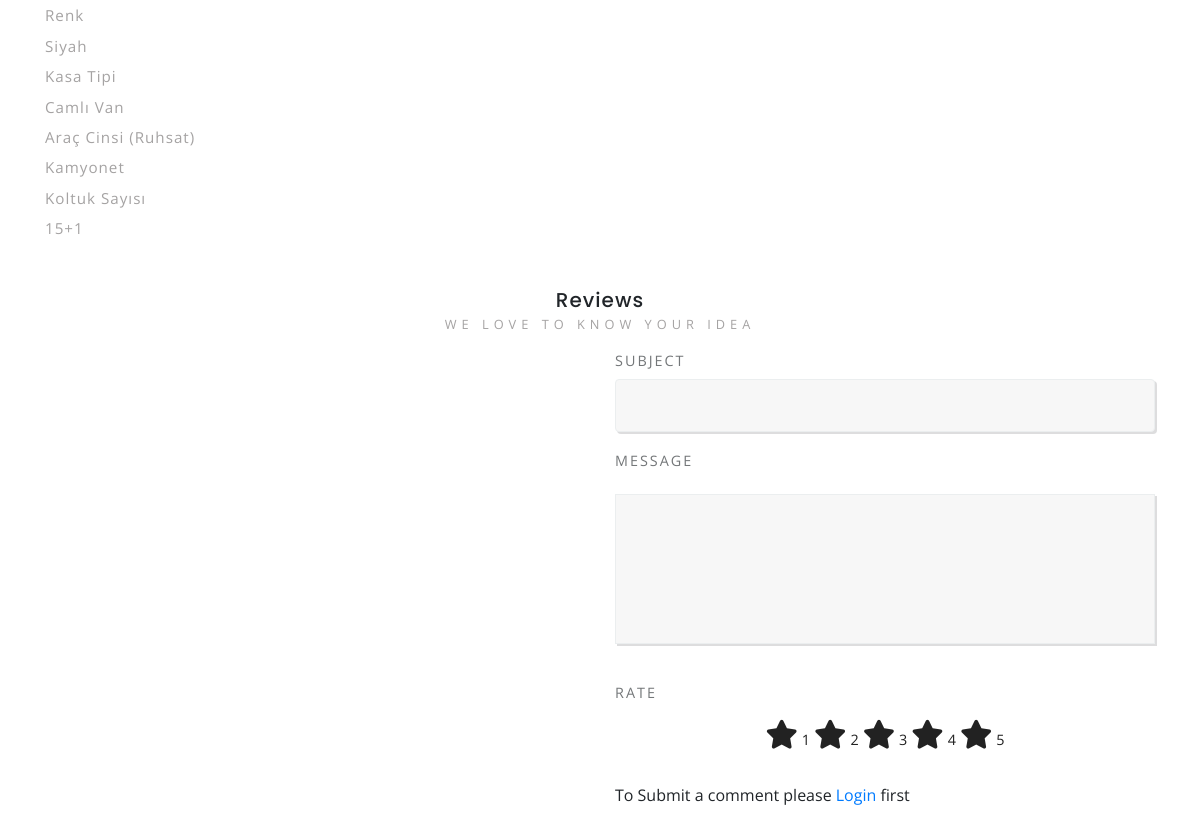
Page /car/24/volkswagen-transporter/ (middle part) on the earlier database version.
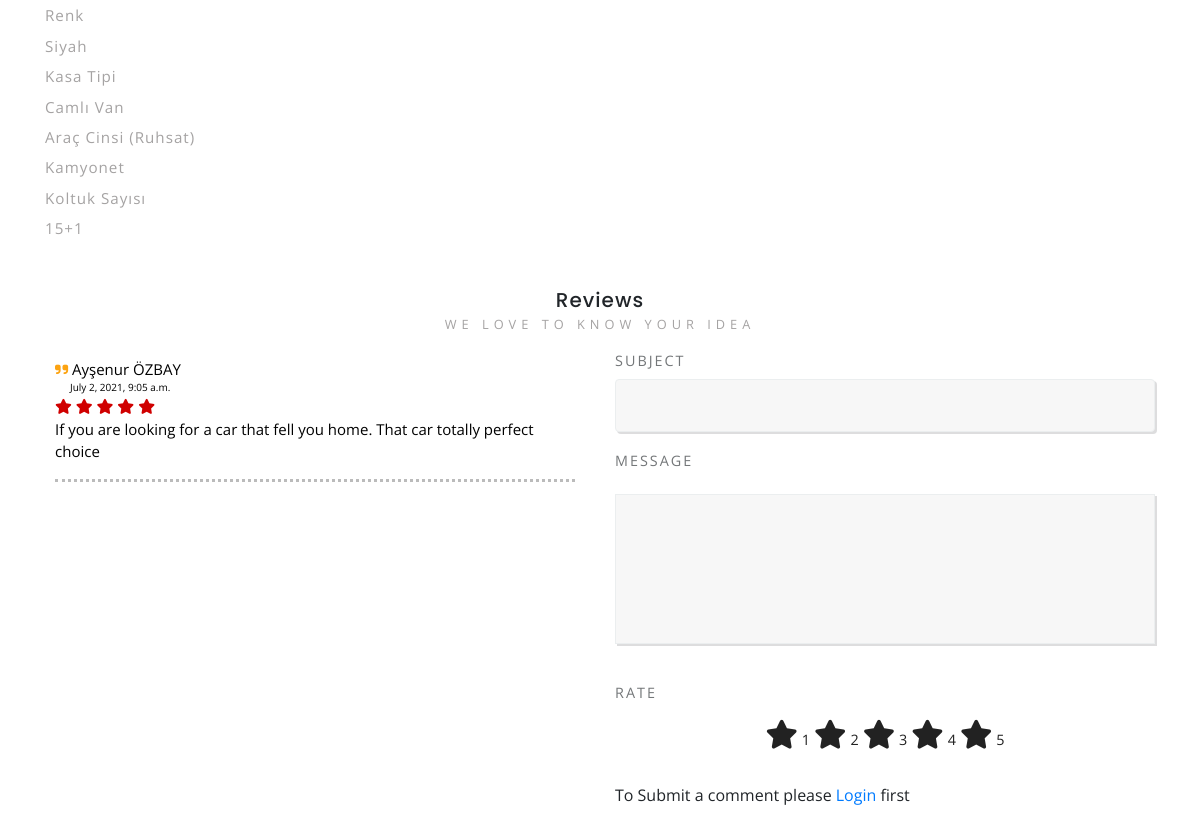
Same page on the later database version.
### car/models.py (models this page shows, shortened)
class Comment(models.Model):
    STATUS = (
        ('True', 'Evet'),
        ('False', 'Hayır'),
        ('New', 'Yeni'),
    )
    status = models.CharField(max_length=10, choices=STATUS)
    car = models.ForeignKey(Car, on_delete=models.CASCADE)
    user = models.ForeignKey(User, on_delete=models.CASCADE)
    subject = models.CharField(max_length=50)
    comment = models.TextField(max_length=200)
    rate = models.IntegerField(blank=True)
    status = models.CharField(max_length=10, choices=STATUS,default='New')
    ip = models.CharField(blank=True,max_length=20)
    created_at = models.DateTimeField(auto_now_add=True)
    created_at = models.DateTimeField(auto_now_add=True)
    updated_at = models.DateTimeField(auto_now=True)

### home/views.py (the view)
# urls.py: path('car/<int:id>/<slug:slug>/',  views.car_detail,name='car_detail'),
def car_detail(request,id,slug):
    category = Category.objects.all()
    car = Car.objects.get(pk=id)
    images= Images.objects.filter(car=id)
    comments= Comment.objects.filter(car=id, status='True')
    context = {
                'car': car,
                'images': images,
               'category': category,
               'comments': comments,
               }
    return render(request, 'car_detail.html',context)

### car/models.py (called while the page is built)
    def __str__(self):
        full_path = [self.title]
        k = self.parent
        while k is not None:
            full_path.append(k.title)
            k = k.parent
        return ' / '.join(full_path[::-1])

### home/templates/car_detail.html (shortened to what this page needs)
{% extends "homebase.html" %}
{% block content %}
    <section class="banner-bottom-agile-w3ls" style="padding: 0;">
		<div class="container">
			<p>{{car.detail | safe}}</p>
			</div>
	</section>
	<div class="container" style="margin-top:-50px">
			<div class="contact_grid_right" >
				<div style="margin-bottom:10px">
				<h5 class="tittle-w3ls text-center">Reviews</h5>
				<p class="sub text-center">We love to know your idea</p>
					</div>
					<div class="row contact_left_grid">
						<div class="col-md-6 con-left overflow-auto" >
						{% for review in comments %}
							<div style="" class="review">
									<i style="font-size: 15px; color: #fca311;"  class="fas fa-quote-right"></i>
									{{review.user.first_name}} {{review.user.last_name}}
								<div  class="col-md-12 text-left" style="font-size:10px;">
									{{review.created_at}}
								</div>
								<div>
									<i style=" color: #d00000;" class="fas fa-star{% if review.rate < 1 %}-o empty{%endif %}"></i>
									<i style=" color: #d00000;"  class="fas fa-star{% if review.rate < 2 %}-o empty{%endif %}"></i>
									<i style=" color: #d00000;" class="fas fa-star{% if review.rate < 3 %}-o empty{%endif %}"></i>
									<i style=" color: #d00000;" class="fas fa-star{% if review.rate < 4 %}-o empty{%endif %}"></i>
									<i style=" color: #d00000;" class="fas fa-star{% if review.rate < 5 %}-o empty{%endif %}"></i>
								</div>
								<div>
									{{review.comment}}
								</div>
								<hr class="dotted">
							</div>
							{% endfor %}
						</div>
						<div class="col-md-6 con-right">
							<form action="/car/addcomment/{{car.id}}" method="post" style="margin-bottom:16px">
								<div class="form-group">
									<label for="validationCustom01 my-2">Subject</label>
									<input class="form-control" type="text" name="subject" placeholder="" required="">
								</div>
								<div class="form-group">
									<label for="textarea">Message</label>
									<textarea id="textarea" placeholder="" name="comment"></textarea>
								</div>
								<div class="form-group">
									<label for="exampleFormControlInput1">Rate</label>
									<div class="container">
									<div class="starrating risingstar d-flex justify-content-center flex-row-reverse" >
										<input type="radio" id="star5" name="rate" value="5" /><label for="star5" title="5 star">5</label>
										<input type="radio" id="star4" name="rate" value="4" /><label for="star4" title="4 star">4</label>
										<input type="radio" id="star3" name="rate" value="3" /><label for="star3" title="3 star">3</label>
										<input type="radio" id="star2" name="rate" value="2" /><label for="star2" title="2 star">2</label>
										<input type="radio" id="star1" name="rate" value="1" /><label for="star1" title="1 star">1</label>
									</div>
								</div>
								</div>
								{% if user.id is not None %}
								<input class="form-control" type="submit" value="Submit">
								{% else %}
									To Submit a comment please <a href="/login"> Login </a>  first
								{% endif %}
							</form>
						</div>
					</div>
			</div>
	</div>
{% endblock %}

Differences in the rows shown:
added Comment: user.first_name "Ayşenur", user.last_name "ÖZBAY", created_at "July 2, 2021, 9:05 a.m.", rate 5 (drawn), comment "If you are looking for a car that fell you home. That car totally perfect choice"
